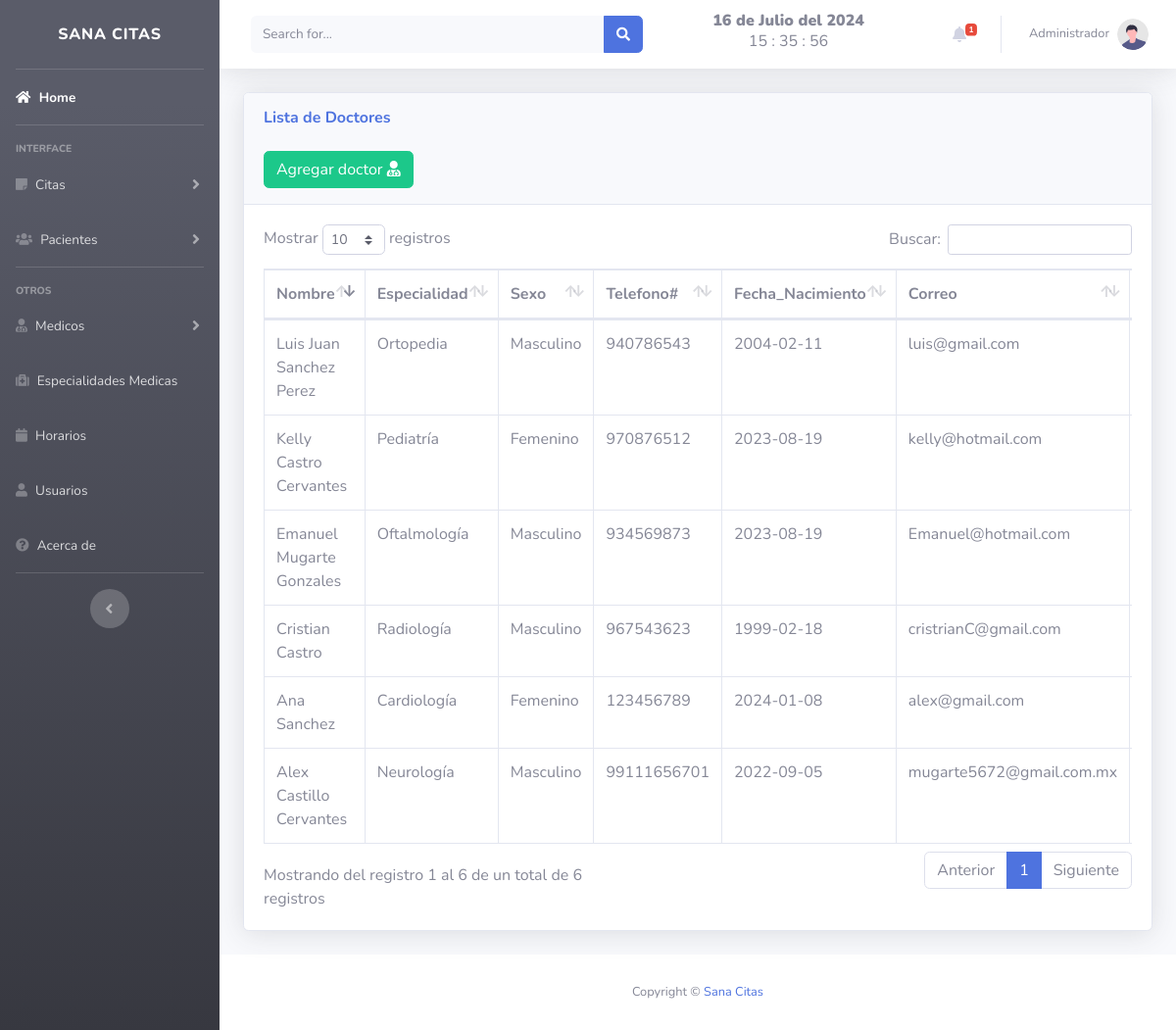
The app's page /views/medicos.php (signed in) with its own data.
### tables this page shows
CREATE TABLE `doctor` (
  `id` int(11) NOT NULL,
  `cedula` int(50) NOT NULL,
  `nombres` varchar(50) NOT NULL,
  `id_especialidad` int(11) NOT NULL,
  `sexo` varchar(50) NOT NULL,
  `telefono` varchar(50) NOT NULL,
  `fecha` date NOT NULL,
  `correo` varchar(50) NOT NULL DEFAULT current_timestamp(),
  `fecha_registro` timestamp NOT NULL DEFAULT current_timestamp()
);

CREATE TABLE `especialidades` (
  `id` int(11) NOT NULL,
  `nombre` varchar(100) NOT NULL,
  `fecha` timestamp NOT NULL DEFAULT current_timestamp()
);

### views/medicos.php (the view, shortened to what this page needs)
<?php
include "../includes/db.php";
?>
<!DOCTYPE html>
<html lang="en">
<head>
</head>
<?php include "../includes/header.php"; ?>
<body id="page-top">
    <div class="container-fluid">
        <div class="card shadow mb-4">
            <div class="card-header py-3">
                <h6 class="m-0 font-weight-bold text-primary">Lista de Doctores</h6>
                <br>
                <?php
                    $rolesPermitidos = [1, 2];
                        if (in_array($rolUsuario, $rolesPermitidos)) {
                    ?>
                <button type="button" class="btn btn-success" data-toggle="modal" data-target="#doctor">
                    <span class="glyphicon glyphicon-plus"></span> Agregar doctor <i class="fa fa-user-md" aria-hidden="true"></i></a></button>
                <?php }?>
            </div>
            <div class="card-body">
                <div class="table-responsive">
                    <table class="table table-bordered" id="dataTable" width="100%" cellspacing="0">
                        <thead>
                            <tr>
                                <th>Nombre</th>
                                <th>Especialidad</th>
                                <th>Sexo</th>
                                <th>Telefono#</th>
                                <th>Fecha_Nacimiento</th>
                                <th>Correo</th>
                            </tr>
                        </thead>
                        <?php
                        include "../includes/db.php";
                        $result = mysqli_query($conexion, "SELECT * FROM doctor ");
                        while ($fila = mysqli_fetch_assoc($result)) :
                        ?>
                            <tr>
                                <td><?php echo $fila['nombres']; ?></td>
                                <td><?php echo obtenerNombreEspecialidad($fila['id_especialidad']); ?></td>
                                <td><?php echo $fila['sexo']; ?></td>
                                <td><?php echo $fila['telefono']; ?></td>
                                <td><?php echo $fila['fecha']; ?></td>
                                <td><?php echo $fila['correo']; ?></td>
                            </tr>
                        <?php endwhile; ?>
                        <?php
                        function obtenerNombreEspecialidad($id_especialidad)
                        {
                            global $conexion;
                            $consulta = "SELECT nombre FROM especialidades WHERE id = $id_especialidad";
                            $resultado = mysqli_query($conexion, $consulta);
                            if ($resultado && mysqli_num_rows($resultado) > 0) {
                                $fila = mysqli_fetch_assoc($resultado);
                                return $fila['nombre'];
                            } else {
                                return "Sin Especialidad";
                            }
                        }
                        ?>
                    </table>
                </div>
            </div>
        </div>
    </div>
    <?php include "../includes/footer.php"; ?>
</body>
</html>

### records on screen
doctor: nombres "Alex Castillo Cervantes", id_especialidad.nombre "Neurología", sexo "Masculino", telefono "99111656701", fecha "2022-09-05", correo "mugarte5672@gmail.com.mx"
doctor: nombres "Emanuel Mugarte Gonzales", id_especialidad.nombre "Oftalmología", sexo "Masculino", telefono "934569873", fecha "2023-08-19", correo "Emanuel@hotmail.com"
doctor: nombres "Kelly Castro Cervantes", id_especialidad.nombre "Pediatría", sexo "Femenino", telefono "970876512", fecha "2023-08-19", correo "kelly@hotmail.com"
doctor: nombres "Ana Sanchez", id_especialidad.nombre "Cardiología", sexo "Femenino", telefono "123456789", fecha "2024-01-08", correo "alex@gmail.com"
doctor: nombres "Luis Juan Sanchez Perez", id_especialidad.nombre "Ortopedia", sexo "Masculino", telefono "940786543", fecha "2004-02-11", correo "luis@gmail.com"
doctor: nombres "Cristian Castro", id_especialidad.nombre "Radiología", sexo "Masculino", telefono "967543623", fecha "1999-02-18", correo "cristrianC@gmail.com"

### other values on screen
fecha() "16 de Julio del 2024"
$_SESSION['nombre'] "Administrador"
